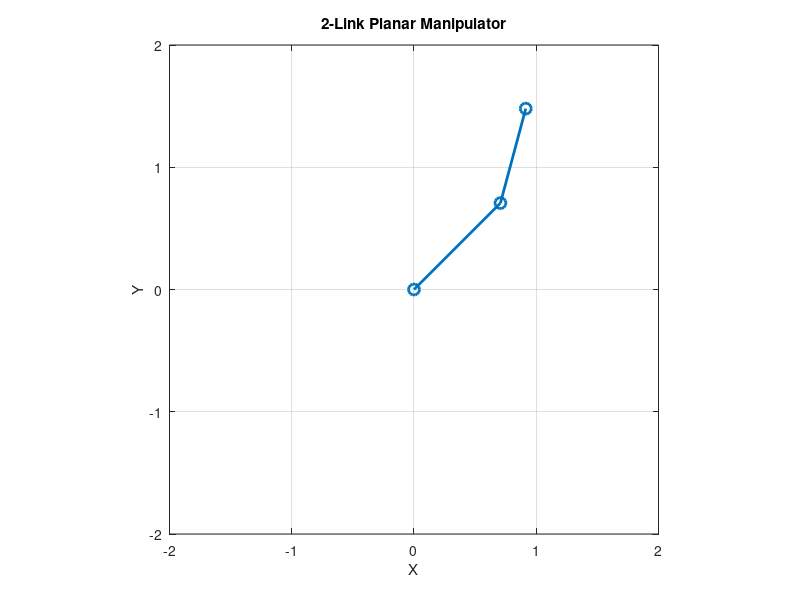

Write the MATLAB code that produced this figure.
clear; clc; close all;

% Link lengths
L1 = 1.0;
L2 = 0.8;

% Joint angles (in radians)
theta1 = deg2rad(45);
theta2 = deg2rad(30);

% Base point
x0 = 0; y0 = 0;

% First joint
x1 = L1*cos(theta1);
y1 = L1*sin(theta1);

% End-effector
x2 = x1 + L2*cos(theta1 + theta2);
y2 = y1 + L2*sin(theta1 + theta2);


figure;
plot([x0 x1 x2], [y0 y1 y2], '-o', 'LineWidth', 2, 'MarkerSize', 8);
axis equal;
grid on;
xlim([-2 2]);
ylim([-2 2]);
xlabel('X');
ylabel('Y');
title('2-Link Planar Manipulator');